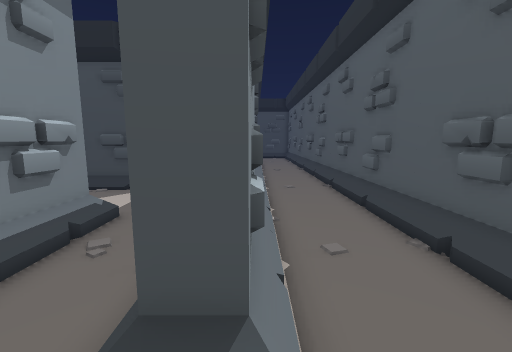
view 1 (above)

22 first-person views from a walk through a 3-D level made in the Godot game engine. The camera is 1.2 m above the floor, tilts 8° down and sees 90° across. The floor is counted in squares, 0.5 m on a side. Each view is taken from the middle of a square. On the plan, view 1 faces up. The plan holds only what a view shows up to about 17 squares ahead; the rest is blank. The place goes on beyond the plan.

view 2
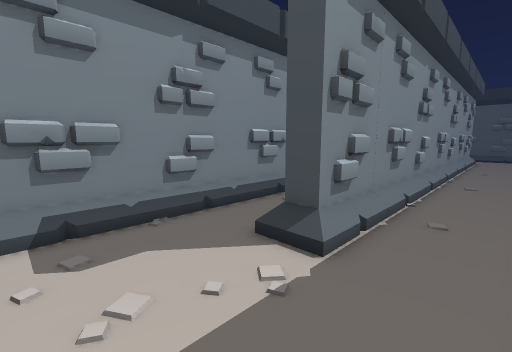

view 3
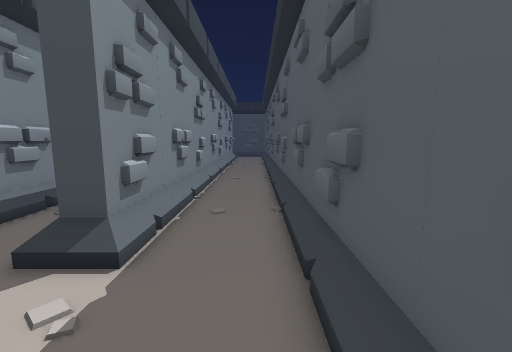

view 4
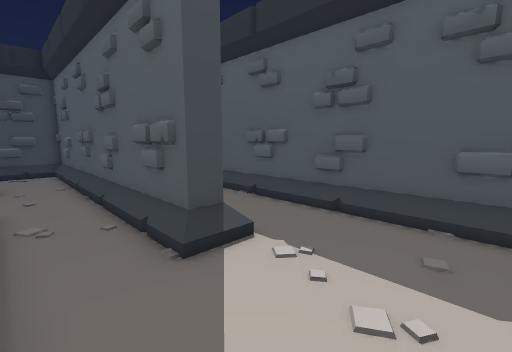

view 5
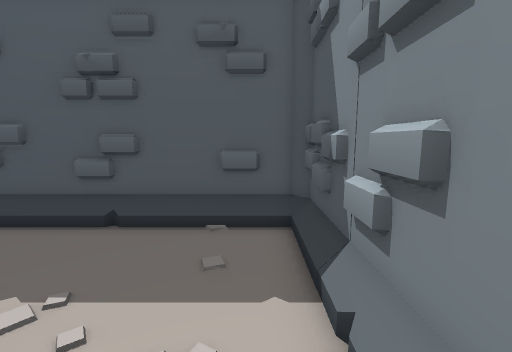

view 6
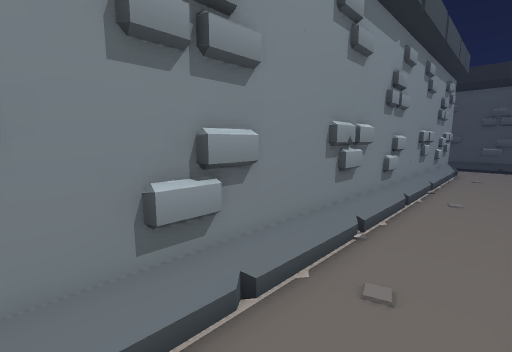

view 7
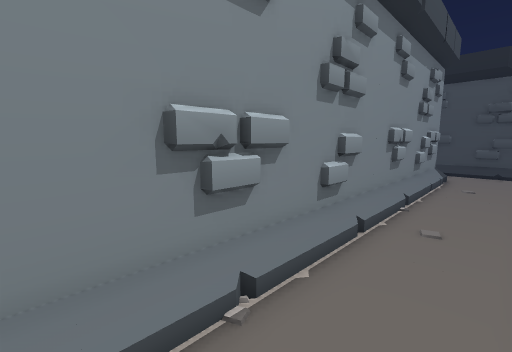

view 8
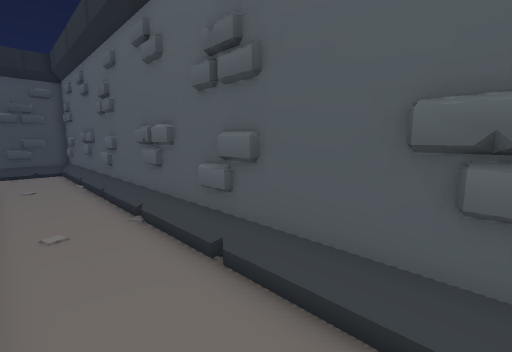

view 9
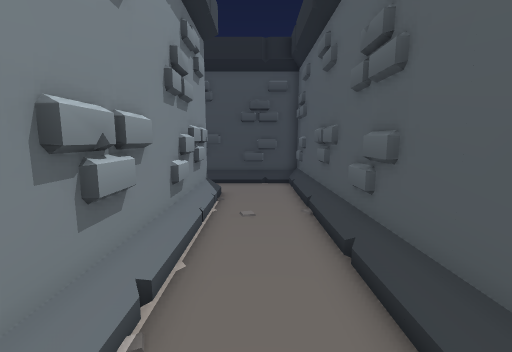

view 10
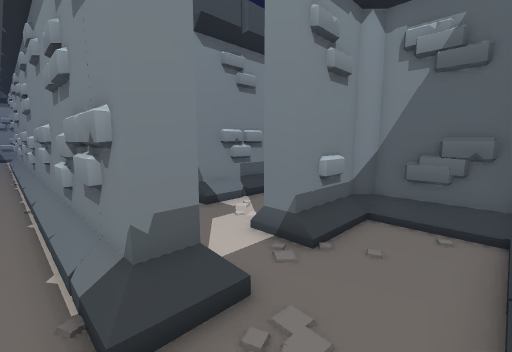

view 11
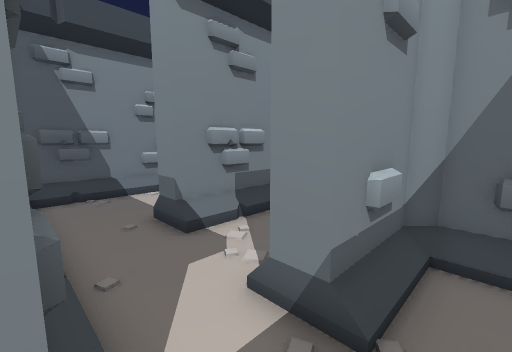

view 12
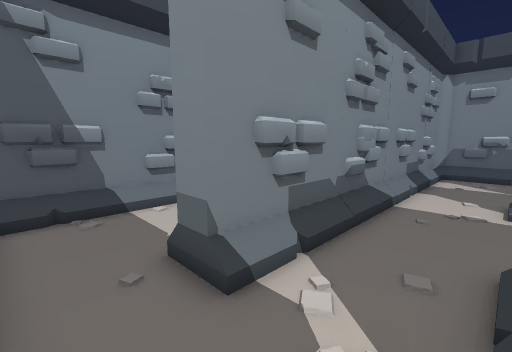

view 13
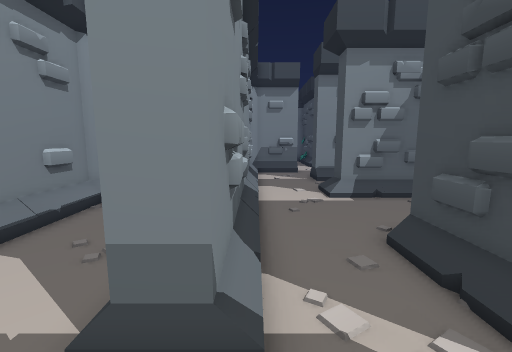

view 14
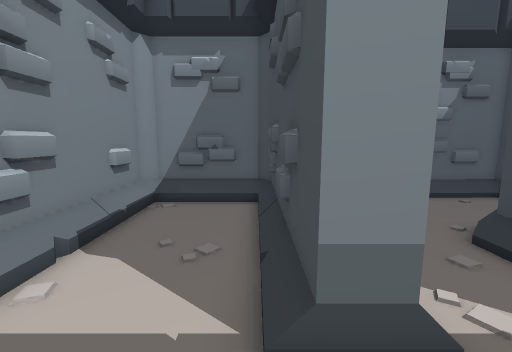

view 15
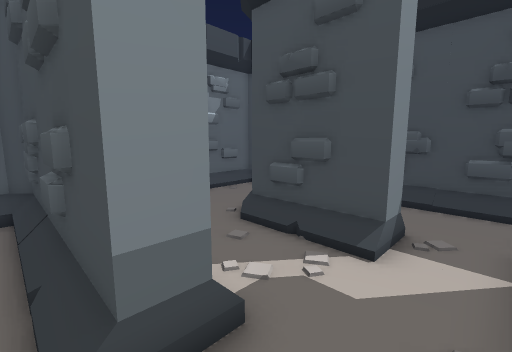

view 16
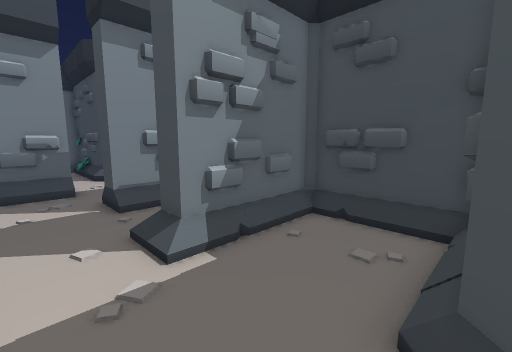

view 17
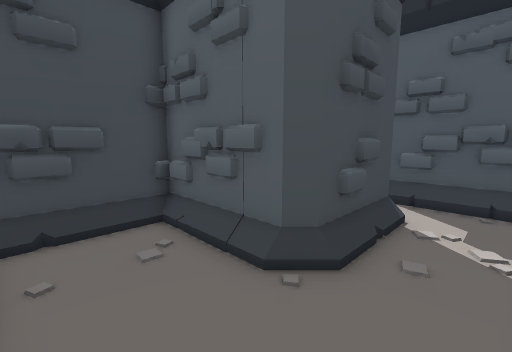

view 18
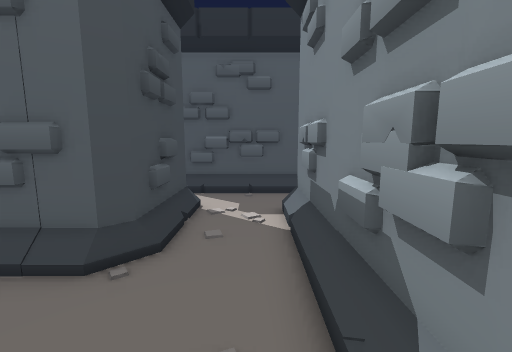

view 19
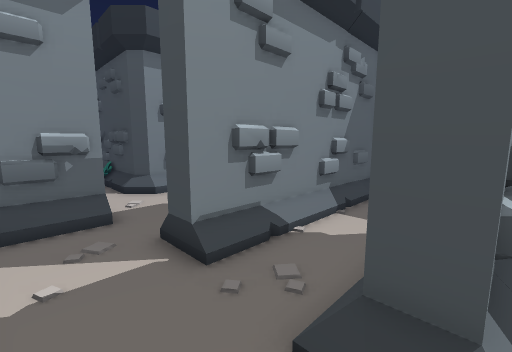

view 20
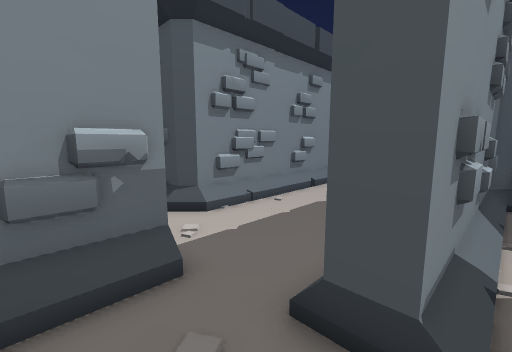

view 21
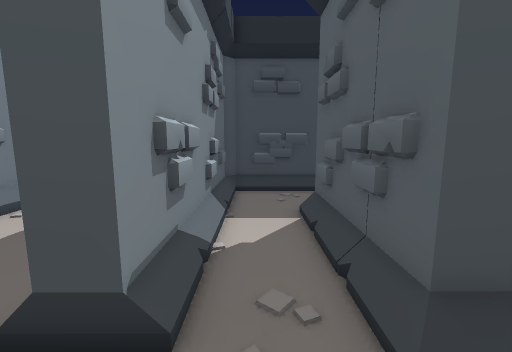

view 22
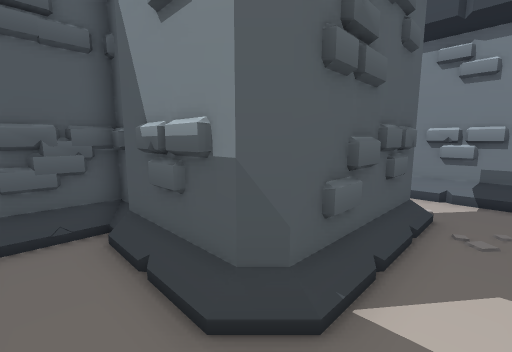

### Floor plan
Points are (right, up) in squares from view 1. A wall is a line through its corners. A room is listed if a view was taken in it or the views show most of it. See-through windows are left out.
Room 1 (views 1, 2, 3, 4, 5, 6, 7, 8, 9, 10)
walls: (0.1, 12.1) (0.1, 10); (0.1, 8.8) (0.1, 6.5); (0.1, 16.9) (0.1, 14.5); (0.1, 4.6) (0.1, 2.5); (-4.9, 7.4) (-4.9, -3.1); (0.1, 20.1) (0.1, 18); (0.1, 24.9) (0.1, 22.5); (-1.8, -4.5) (3.9, -4.5) (4.4, -4) (4.4, 34.7) (0.5, 34.7); (0.1, 30.3) (0.1, 26); (-0.1, 30.7) (-0.1, 2.1) (-1.1, 2.1) (-1.1, 7.6); (3.2, 34.5) (1.4, 34.5)
ways out: opening at (-0.5, 33) to room 2; opening at (-3, 8)
Room 2 (views 11, 12, 13, 14, 15)
walls: (-4.3, 25.6) (-4.3, 24.6) (-11.8, 24.6) (-12.3, 24.1) (-12.3, 20.1) (-11.8, 19.6) (-1.5, 19.6); (-1.1, 25) (-1.1, 30.4); (-3.7, 31) (-3.7, 29.6); (-6.8, 30.7) (-3.6, 30.7); (-1.1, 30.7) (-0.1, 30.7); (-4.1, 34.5) (-4.8, 34.5); (-7.2, 34.1) (-7.2, 31.1) (-6.6, 30.5); (-1.9, 34.7) (-4.9, 34.7); (0.5, 34.7) (-0.9, 34.7)
low walls: (-11.8, 24.1) (-11.8, 20.6)
ways out: opening at (-0.5, 33) to room 1; opening at (-4.5, 27.5) to room 3
Room 3 (views 16, 17)
walls: (-8.4, 30.6) (-8.4, 34.5) (-8.9, 34.5); (-8.1, 33.6) (-8.5, 33.8); (-10, 34.5) (-12.2, 34.5); (-8.4, 34.7) (-13, 34.7) (-13, 29.6); (-5, 29.4) (-6.9, 29.4); (-12.5, 25.6) (-4.3, 25.6); (-12.8, 34.7) (-13.1, 34.3); (-3.7, 29.6) (-7.8, 29.6) (-8.2, 30.1) (-8.2, 34.5)
low walls: (-8.1, 29.7) (-8.5, 30.1)
ways out: opening at (-4.5, 27.5) to room 2; opening at (-13.5, 28) to room 4
Room 4 (views 18, 19, 20, 21, 22)
walls: (-17.3, 33) (-17.3, 30.8); (-21.5, 29.2) (-21.5, 26.1) (-20.9, 25.6) (-12.5, 25.6); (-17.3, 36.3) (-17.3, 34.3); (-17.5, 38.5) (-17.5, 29.6) (-18.5, 29.6); (-19.9, 25.8) (-18, 25.8); (-24.7, 38.5) (-24.7, 31.8) (-25.1, 31.3); (-13, 29.6) (-14, 29.6) (-14, 35.4) (-13.5, 35.9) (-9.5, 35.9); (-9, 35.9) (-8.4, 35.9); (-8.9, 35.7) (-8.4, 35.7) (-8.4, 38.1); (-8.2, 35.7) (-8.2, 38.1)
low walls: (-24.4, 31.6) (-25.2, 30.8); (-17.3, 38) (-17.3, 37); (-14.2, 35.6) (-13.6, 36.2)
ways out: opening at (-13.5, 28) to room 3; opening at (-23.5, 30)

Where each view was taken, in squares from view 1:
view 1: 0 up, 0 right, facing up
view 2: 3 down, 3 right, facing up-left
view 3: 3 down, 3 right, facing up
view 4: 3 down, 4 left, facing up-right
view 5: 3 down, 3 left, facing right
view 6: 9 up, 3 right, facing up-left
view 7: 13 up, 3 right, facing up-left
view 8: 13 up, 1 right, facing up-right
view 9: 20 up, 2 right, facing up
view 10: 34 up, 1 right, facing down-left
view 11: 32 up, 1 left, facing down-left
view 12: 29 up, 2 left, facing down-left
view 13: 26 up, 2 left, facing left
view 14: 24 up, 2 left, facing left
view 15: 24 up, 2 left, facing up-left
view 16: 27 up, 8 left, facing up-left
view 17: 27 up, 12 left, facing up-right
view 18: 27 up, 13 left, facing right
view 19: 27 up, 13 left, facing up-left
view 20: 27 up, 17 left, facing up-left
view 21: 27 up, 16 left, facing up
view 22: 38 up, 16 left, facing down-right
